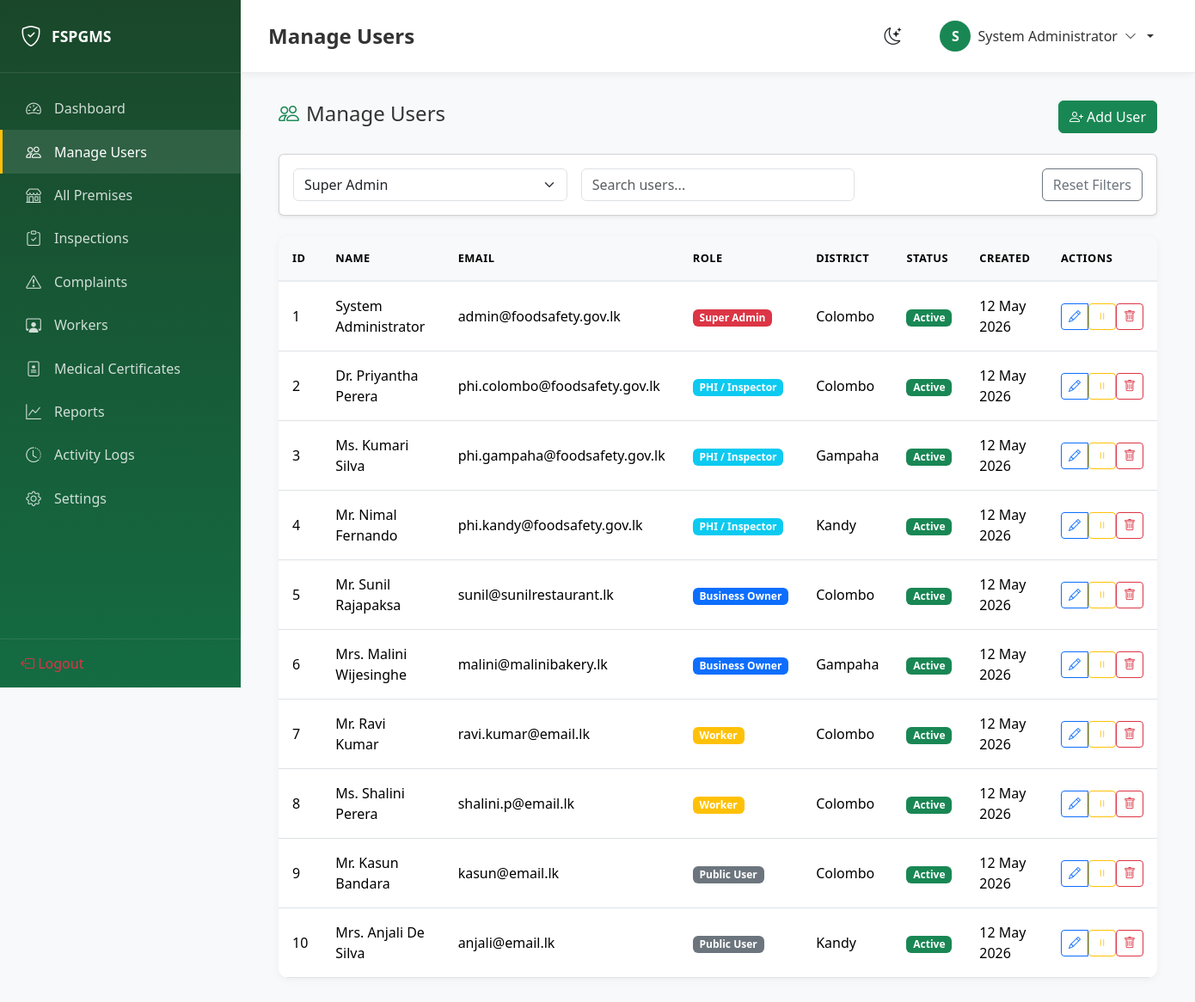
The app's page /views/admin/users.php (signed in) with its own data.
### tables this page shows
CREATE TABLE users (
    id INT AUTO_INCREMENT PRIMARY KEY,
    full_name VARCHAR(255) NOT NULL,
    email VARCHAR(255) NOT NULL UNIQUE,
    password VARCHAR(255) NOT NULL,
    phone VARCHAR(20),
    role ENUM('super_admin', 'inspector', 'business_owner', 'worker', 'public_user') NOT NULL DEFAULT 'public_user',
    nic VARCHAR(20),
    district VARCHAR(50),
    status ENUM('active', 'inactive') DEFAULT 'active',
    profile_image VARCHAR(255),
    reset_token VARCHAR(64),
    reset_expires DATETIME,
    last_login DATETIME,
    created_at DATETIME DEFAULT CURRENT_TIMESTAMP,
    updated_at DATETIME DEFAULT CURRENT_TIMESTAMP ON UPDATE CURRENT_TIMESTAMP,
    INDEX idx_email (email),
    INDEX idx_role (role),
    INDEX idx_status (status),
    INDEX idx_district (district)
);

### config/database.php (called while the page is built, shortened)
<?php
class Database {
    private static $instance = null;
    private $pdo;
    private function __construct() {
        try {
            $dsn = "mysql:host=" . DB_HOST . ";dbname=" . DB_NAME . ";charset=" . DB_CHARSET;
            $options = [
                PDO::ATTR_ERRMODE => PDO::ERRMODE_EXCEPTION,
                PDO::ATTR_DEFAULT_FETCH_MODE => PDO::FETCH_ASSOC,
                PDO::ATTR_EMULATE_PREPARES => false,
            ];
            $this->pdo = new PDO($dsn, DB_USER, DB_PASS, $options);
        } catch (PDOException $e) {
            error_log("Database connection failed: " . $e->getMessage());
            die("Database connection failed. Please check your configuration.");
        }
    }
    public static function getInstance() {
        if (self::$instance === null) {
            self::$instance = new self();
        }
        return self::$instance;
    }
    public function getConnection() {
        return $this->pdo;
    }
}

### helpers/functions.php (called while the page is built, shortened)
<?php
function formatDate($date, $format = 'd M Y') {
    return date($format, strtotime($date));
}
function sanitize($data) {
    return htmlspecialchars(strip_tags(trim($data)), ENT_QUOTES, 'UTF-8');
}
function paginate($total, $perPage, $currentPage) {
    $totalPages = ceil($total / $perPage);
    $currentPage = max(1, min($currentPage, $totalPages));
    $offset = ($currentPage - 1) * $perPage;
    return [
        'total' => $total,
        'perPage' => $perPage,
        'currentPage' => $currentPage,
        'totalPages' => $totalPages,
        'offset' => $offset
    ];
}

### controllers/AdminController.php (called while the page is built, shortened)
<?php
require_once __DIR__ . '/../models/User.php';
class AdminController {
    private $userModel;
    public function __construct() {
        $this->userModel = new User();
    }
    public function manageUsers($filters = [], $page = 1, $perPage = 20) {
        $users = $this->userModel->getAll($filters['role'] ?? null, $page, $perPage);
        $total = $this->userModel->count($filters['role'] ?? null);
        $pagination = paginate($total, $perPage, $page);
        return [
            'success' => true,
            'users' => $users,
            'pagination' => $pagination
        ];
    }
}

### models/User.php (called while the page is built, shortened)
<?php
class User {
    private $db;
    public function __construct() {
        $this->db = Database::getInstance()->getConnection();
    }
    public function getAll($role = null, $page = 1, $perPage = 20) {
        $offset = ($page - 1) * $perPage;
        if ($role) {
            $stmt = $this->db->prepare("SELECT id, full_name, email, phone, role, district, status, created_at FROM users WHERE role = ? ORDER BY created_at DESC LIMIT ? OFFSET ?");
            $stmt->execute([$role, $perPage, $offset]);
        } else {
            $stmt = $this->db->prepare("SELECT id, full_name, email, phone, role, district, status, created_at FROM users ORDER BY created_at DESC LIMIT ? OFFSET ?");
            $stmt->execute([$perPage, $offset]);
        }
        return $stmt->fetchAll();
    }
    public function count($role = null) {
        if ($role) {
            $stmt = $this->db->prepare("SELECT COUNT(*) as count FROM users WHERE role = ?");
            $stmt->execute([$role]);
        } else {
            $stmt = $this->db->query("SELECT COUNT(*) as count FROM users");
        }
        return $stmt->fetch()['count'];
    }
}

### views/admin/users.php (the view, shortened to what this page needs)
<?php
require_once __DIR__ . '/../../controllers/AdminController.php';
$adminController = new AdminController();
$role = sanitize($_GET['role'] ?? '');
$page = (int)($_GET['page'] ?? 1);
$result = $adminController->manageUsers(['role' => $role], $page);
$users = $result['users'];
$roles = [
    'super_admin' => 'Super Admin',
    'inspector' => 'PHI / Inspector',
    'business_owner' => 'Business Owner',
    'worker' => 'Worker',
    'public_user' => 'Public User'
];
$pageTitle = 'Manage Users';
?>
<!DOCTYPE html>
<html lang="en">
<head>
    <link href="https://cdn.jsdelivr.net/npm/bootstrap@5.3.2/dist/css/bootstrap.min.css" rel="stylesheet">
    <link href="https://cdn.jsdelivr.net/npm/bootstrap-icons@1.11.1/font/bootstrap-icons.css" rel="stylesheet">
    <link href="<?php echo BASE_URL; ?>assets/css/style.css" rel="stylesheet">
</head>
<body>
    <div class="dashboard-wrapper">
        <?php include __DIR__ . '/../partials/sidebar.php'; ?>
        <main class="main-content">
            <?php include __DIR__ . '/../partials/header.php'; ?>
            <div class="container-fluid">
                <div class="d-flex justify-content-between align-items-center mb-4">
                    <h4><i class="bi bi-people me-2 text-success"></i>Manage Users</h4>
                    <button class="btn btn-success" data-bs-toggle="modal" data-bs-target="#addUserModal">
                        <i class="bi bi-person-plus me-1"></i>Add User
                    </button>
                </div>
                <div class="card shadow-sm mb-4">
                    <div class="card-body">
                        <form method="GET" class="row g-3">
                            <div class="col-md-4">
                                <select class="form-select" name="role" onchange="this.form.submit()">
                                    <?php foreach ($roles as $key => $label): ?>
                                        <option value="<?php echo $key; ?>" <?php echo $role === $key ? 'selected' : ''; ?>>
                                            <?php echo $label; ?>
                                        </option>
                                    <?php endforeach; ?>
                                </select>
                            </div>
                            <div class="col-md-4">
                                <input type="text" class="form-control" placeholder="Search users..." name="search">
                            </div>
                            <div class="col-md-4 text-end">
                                <a href="users.php" class="btn btn-outline-secondary">Reset Filters</a>
                            </div>
                        </form>
                    </div>
                </div>
                <div class="data-table">
                    <table class="table">
                        <thead>
                            <tr>
                                <th>ID</th>
                                <th>Name</th>
                                <th>Email</th>
                                <th>Role</th>
                                <th>District</th>
                                <th>Status</th>
                                <th>Created</th>
                                <th>Actions</th>
                            </tr>
                        </thead>
                        <tbody>
                            <?php foreach ($users as $user): ?>
                                <tr>
                                    <td><?php echo $user['id']; ?></td>
                                    <td><?php echo $user['full_name']; ?></td>
                                    <td><?php echo $user['email']; ?></td>
                                    <td>
                                        <span class="badge bg-<?php
                                            echo $user['role'] === 'super_admin' ? 'danger' :
                                                ($user['role'] === 'inspector' ? 'info' :
                                                ($user['role'] === 'business_owner' ? 'primary' :
                                                ($user['role'] === 'worker' ? 'warning' : 'secondary'))); ?>">
                                            <?php echo $roles[$user['role']] ?? $user['role']; ?>
                                        </span>
                                    </td>
                                    <td><?php echo $user['district'] ?? 'N/A'; ?></td>
                                    <td>
                                        <span class="badge bg-<?php echo $user['status'] === 'active' ? 'success' : 'danger'; ?>">
                                            <?php echo ucfirst($user['status']); ?>
                                        </span>
                                    </td>
                                    <td><?php echo formatDate($user['created_at']); ?></td>
                                    <td>
                                        <div class="btn-group">
                                            <button class="btn btn-sm btn-outline-primary" onclick="editUser(<?php echo $user['id']; ?>)">
                                                <i class="bi bi-pencil"></i>
                                            </button>
                                            <form method="POST" action="toggle-user.php" class="d-inline">
                                                <button type="submit" class="btn btn-sm btn-outline-<?php echo $user['status'] === 'active' ? 'warning' : 'success'; ?>">
                                                    <i class="bi bi-<?php echo $user['status'] === 'active' ? 'pause' : 'play'; ?>"></i>
                                                </button>
                                            </form>
                                            <form method="POST" action="delete-user.php" class="d-inline" onsubmit="return confirm('Delete this user?')">
                                                <button type="submit" class="btn btn-sm btn-outline-danger">
                                                    <i class="bi bi-trash"></i>
                                                </button>
                                            </form>
                                        </div>
                                    </td>
                                </tr>
                            <?php endforeach; ?>
                        </tbody>
                    </table>
                </div>
            </div>
        </main>
    </div>
</body>
</html>

### views/partials/sidebar.php (shortened to what this page needs)
<?php
$currentPage = basename($_SERVER['PHP_SELF'], '.php');
$role = $_SESSION['user_role'] ?? '';
$menuItems = [];
if ($role === 'super_admin') {
    $menuItems = [
        ['dashboard', 'bi-speedometer2', 'Dashboard'],
        ['users', 'bi-people', 'Manage Users'],
        ['premises', 'bi-shop', 'All Premises'],
        ['inspections', 'bi-clipboard-check', 'Inspections'],
        ['complaints', 'bi-exclamation-triangle', 'Complaints'],
        ['workers', 'bi-person-workspace', 'Workers'],
        ['medical-certificates', 'bi-file-medical', 'Medical Certificates'],
        ['reports', 'bi-graph-up', 'Reports'],
        ['activity-logs', 'bi-clock-history', 'Activity Logs'],
        ['settings', 'bi-gear', 'Settings']
    ];
}
elseif ($role === 'worker') {
    $menuItems = [
        ['dashboard', 'bi-speedometer2', 'Dashboard'],
        ['my-certificates', 'bi-file-medical', 'My Certificates'],
        ['profile', 'bi-person', 'Profile']
    ];
}
?>
<aside class="sidebar" id="sidebar">
    <div class="sidebar-header">
        <a href="<?php echo BASE_URL; ?>" class="sidebar-brand">
            <i class="bi bi-shield-check fs-4"></i>
            <span><?php echo SITE_SHORT; ?></span>
        </a>
    </div>
    <div class="sidebar-menu">
        <nav class="nav flex-column">
            <?php foreach ($menuItems as $item): ?>
                <a href="<?php echo $item[0]; ?>.php"
                   class="nav-link <?php echo $currentPage === $item[0] ? 'active' : ''; ?>">
                    <i class="bi <?php echo $item[1]; ?>"></i>
                    <span><?php echo $item[2]; ?></span>
                </a>
            <?php endforeach; ?>
        </nav>
    </div>
    <div class="sidebar-footer">
        <a href="<?php echo BASE_URL; ?>logout.php" class="nav-link text-danger">
            <i class="bi bi-box-arrow-left"></i>
            <span>Logout</span>
        </a>
    </div>
</aside>

### views/partials/header.php (shortened to what this page needs)
<header class="top-header">
    <div class="d-flex align-items-center">
        <h1 class="header-title"><?php echo $pageTitle ?? 'Dashboard'; ?></h1>
    </div>
    <div class="header-actions">
        <button class="btn btn-link text-dark" onclick="toggleDarkMode()" title="Toggle Dark Mode">
            <i class="bi bi-moon-stars fs-5"></i>
        </button>
        <div class="dropdown user-dropdown">
            <a href="#" class="dropdown-toggle" data-bs-toggle="dropdown">
                <div class="user-avatar">
                    <?php echo strtoupper(substr($_SESSION['user_name'] ?? 'U', 0, 1)); ?>
                </div>
                <span class="d-none d-md-inline"><?php echo $_SESSION['user_name'] ?? 'User'; ?></span>
                <i class="bi bi-chevron-down small"></i>
            </a>
        </div>
    </div>
</header>

### assets/css/style.css (style rules this page uses)
:root { --primary-green: #198754; --dark-green: #146c43; --light-green: #d1e7dd; --accent-gold: #ffc107; --danger-red: #dc3545; --warning-orange: #fd7e14; --info-blue: #0dcaf0; --sidebar-width: 280px; --sidebar-collapsed: 70px; --header-height: 60px; }
body { font-family: 'Segoe UI', system-ui, -apple-system, sans-serif; background-color: #f8f9fa; color: #333; }
.dashboard-wrapper { display: flex; min-height: 100vh; }
.sidebar { width: var(--sidebar-width); background: linear-gradient(180deg, #1a472a 0%, #146c43 100%); color: white; position: fixed; height: 100vh; overflow-y: auto; transition: all 0.3s ease; z-index: 1000; }
.sidebar-header { padding: 1.5rem; border-bottom: 1px solid rgba(255,255,255,0.1); }
.sidebar-brand { color: white; text-decoration: none; font-size: 1.1rem; font-weight: 600; display: flex; align-items: center; gap: 0.75rem; }
.sidebar-menu { padding: 1rem 0; }
.sidebar-menu .nav-link { color: rgba(255,255,255,0.8); padding: 0.75rem 1.5rem; display: flex; align-items: center; gap: 0.75rem; transition: all 0.3s ease; border-left: 3px solid transparent; }
.sidebar-menu .nav-link:hover, .sidebar-menu .nav-link.active { color: white; background: rgba(255,255,255,0.1); border-left-color: var(--accent-gold); }
.sidebar-menu .nav-link i { font-size: 1.1rem; width: 24px; text-align: center; }
.sidebar-footer { padding: 1rem 1.5rem; border-top: 1px solid rgba(255,255,255,0.1); position: absolute; bottom: 0; width: 100%; }
.main-content { flex: 1; margin-left: var(--sidebar-width); padding: 2rem; transition: all 0.3s ease; }
.top-header { background: white; padding: 1rem 2rem; border-bottom: 1px solid #e9ecef; display: flex; justify-content: space-between; align-items: center; margin: -2rem -2rem 2rem -2rem; box-shadow: 0 2px 10px rgba(0,0,0,0.05); }
.header-title { font-size: 1.5rem; font-weight: 600; color: #333; margin: 0; }
.header-actions { display: flex; align-items: center; gap: 1rem; }
.user-dropdown .dropdown-toggle { display: flex; align-items: center; gap: 0.5rem; text-decoration: none; color: #333; padding: 0.5rem 1rem; border-radius: 8px; transition: background 0.3s ease; }
.user-avatar { width: 36px; height: 36px; background: var(--primary-green); color: white; border-radius: 50%; display: flex; align-items: center; justify-content: center; font-weight: 600; }
.data-table { background: white; border-radius: 12px; box-shadow: 0 2px 10px rgba(0,0,0,0.05); overflow: hidden; }
.data-table table { margin-bottom: 0; }
.data-table th { background: #f8f9fa; font-weight: 600; text-transform: uppercase; font-size: 0.8rem; letter-spacing: 0.5px; padding: 1rem; border-bottom: 2px solid #e9ecef; }
.data-table td { padding: 1rem; vertical-align: middle; }

### records on screen
users: id "1", full_name "System Administrator", email "admin@foodsafety.gov.lk", role "Super Admin", district "Colombo", status "Active", created_at "12 May 2026"
users: id "2", full_name "Dr. Priyantha Perera", email "phi.colombo@foodsafety.gov.lk", role "PHI / Inspector", district "Colombo", status "Active", created_at "12 May 2026"
users: id "3", full_name "Ms. Kumari Silva", email "phi.gampaha@foodsafety.gov.lk", role "PHI / Inspector", district "Gampaha", status "Active", created_at "12 May 2026"
users: id "4", full_name "Mr. Nimal Fernando", email "phi.kandy@foodsafety.gov.lk", role "PHI / Inspector", district "Kandy", status "Active", created_at "12 May 2026"
users: id "5", full_name "Mr. Sunil Rajapaksa", email "sunil@sunilrestaurant.lk", role "Business Owner", district "Colombo", status "Active", created_at "12 May 2026"
users: id "6", full_name "Mrs. Malini Wijesinghe", email "malini@malinibakery.lk", role "Business Owner", district "Gampaha", status "Active", created_at "12 May 2026"
users: id "7", full_name "Mr. Ravi Kumar", email "ravi.kumar@email.lk", role "Worker", district "Colombo", status "Active", created_at "12 May 2026"
users: id "8", full_name "Ms. Shalini Perera", email "shalini.p@email.lk", role "Worker", district "Colombo", status "Active", created_at "12 May 2026"
users: id "9", full_name "Mr. Kasun Bandara", email "kasun@email.lk", role "Public User", district "Colombo", status "Active", created_at "12 May 2026"
users: id "10", full_name "Mrs. Anjali De Silva", email "anjali@email.lk", role "Public User", district "Kandy", status "Active", created_at "12 May 2026"

### other values on screen
SITE_SHORT "FSPGMS"
$item[2] "Dashboard"
$item[2] "Manage Users"
$item[2] "All Premises"
$item[2] "Inspections"
$item[2] "Complaints"
$item[2] "Workers"
$item[2] "Medical Certificates"
$item[2] "Reports"
$item[2] "Activity Logs"
$item[2] "Settings"
$pageTitle "Manage Users"
substr($_SESSION['user_name'] ?? 'U', 0, 1) "S"
$_SESSION['user_name'] "System Administrator"
form field role "Super Admin"
